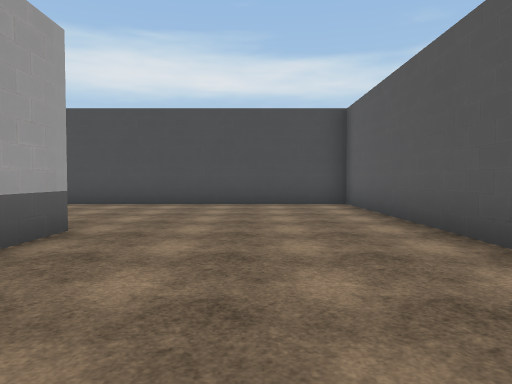
view 1 (above)

19 first-person views from a walk through a scene from a Unity 3-D project. The camera is 1.3 m above the floor, tilts 2° down and sees 70° across. The floor is counted in squares, 2 m on a side. Each view is taken from the middle of a square. On the plan, view 1 faces up. The plan holds only what a view shows up to about 11 squares ahead; the rest is blank. The place goes on beyond the plan. The player is left out. Some surface patterns are stand-ins.

view 2
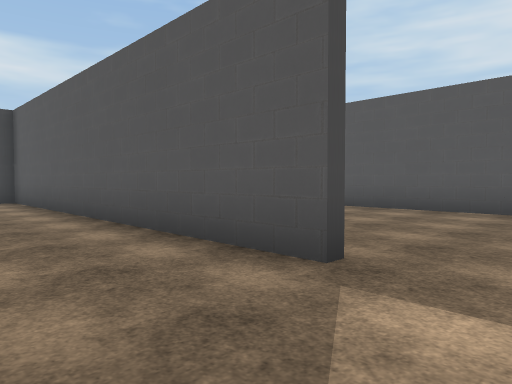

view 3
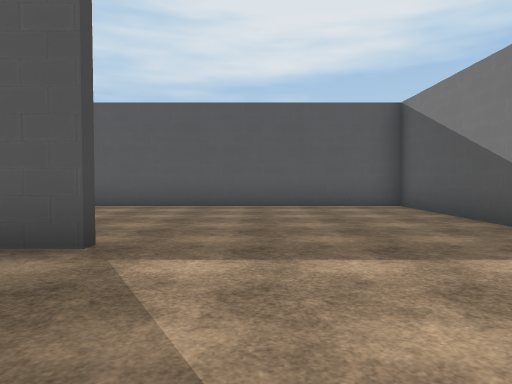

view 4
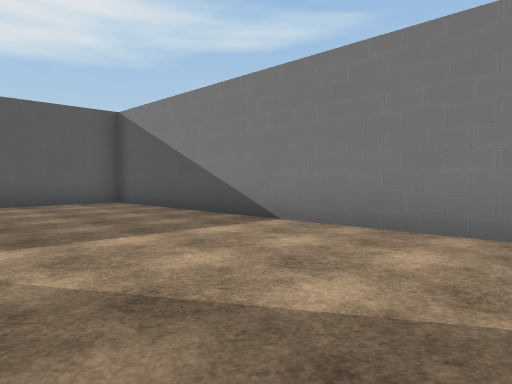

view 5
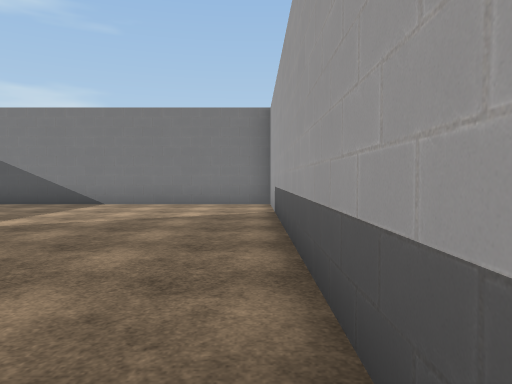

view 6
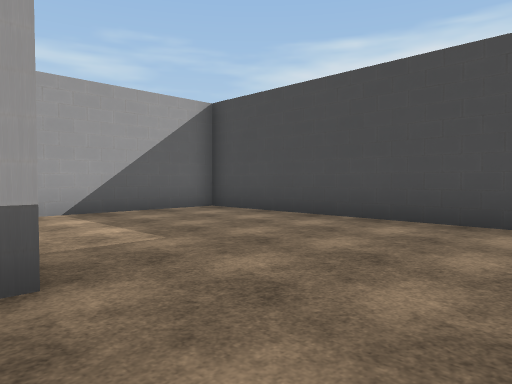

view 7
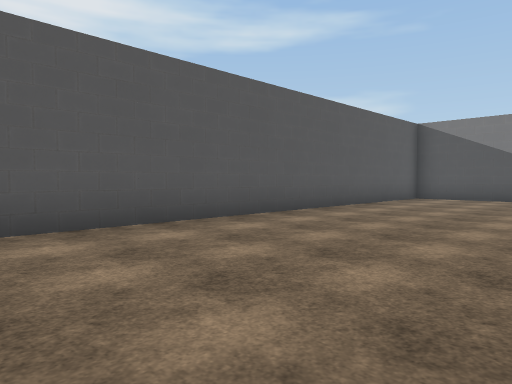

view 8
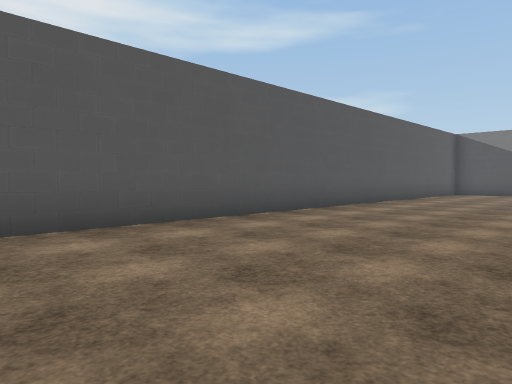

view 9
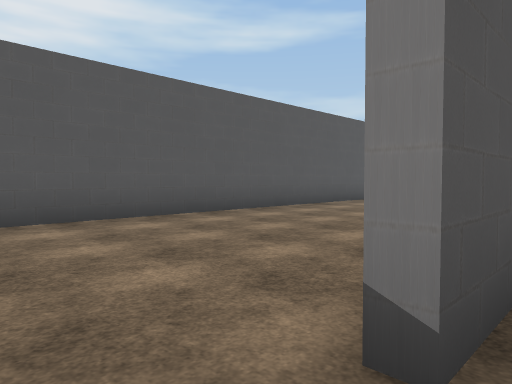

view 10
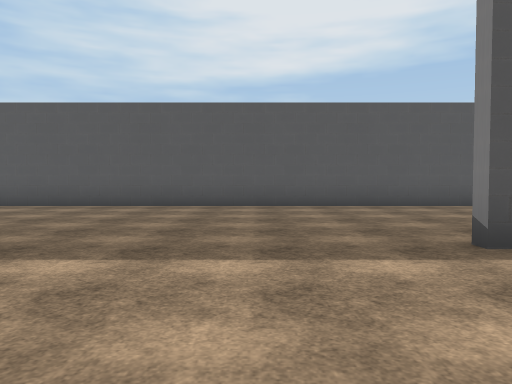

view 11
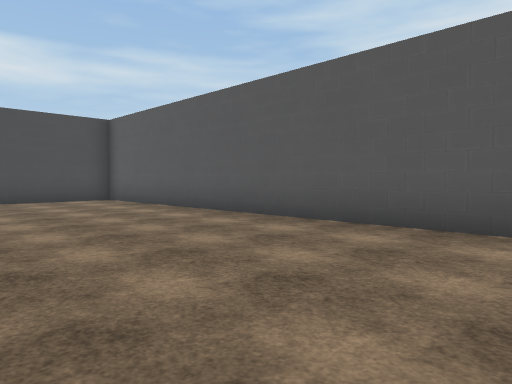

view 12
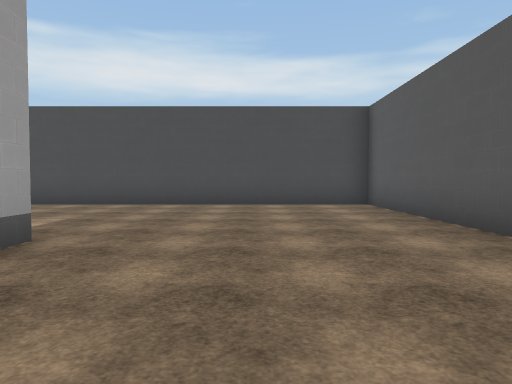

view 13
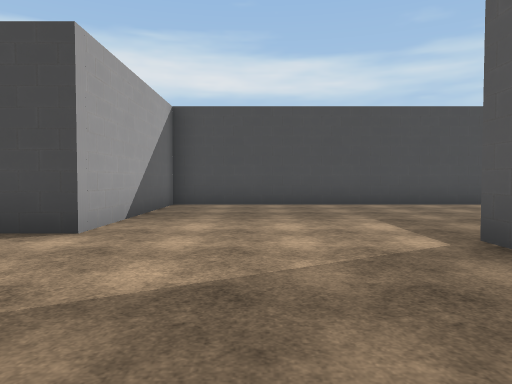

view 14
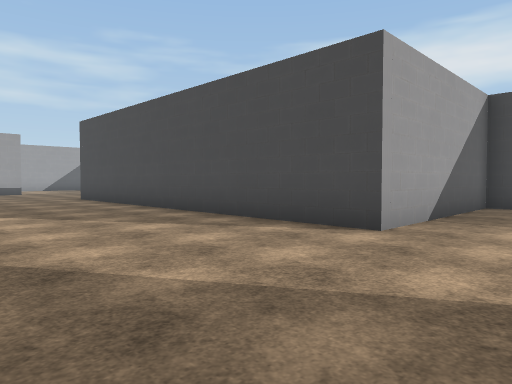

view 15
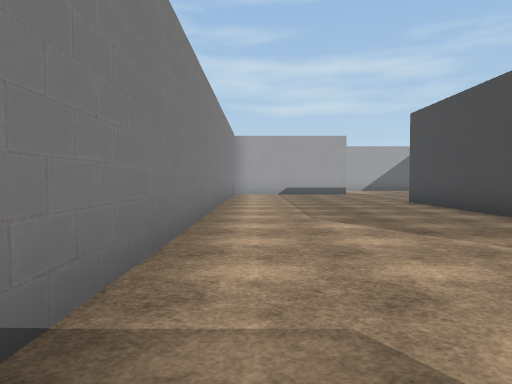

view 16
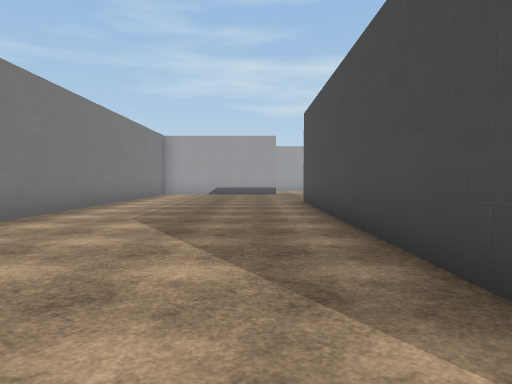

view 17
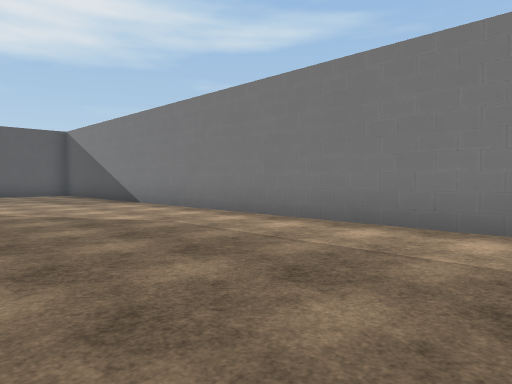

view 18
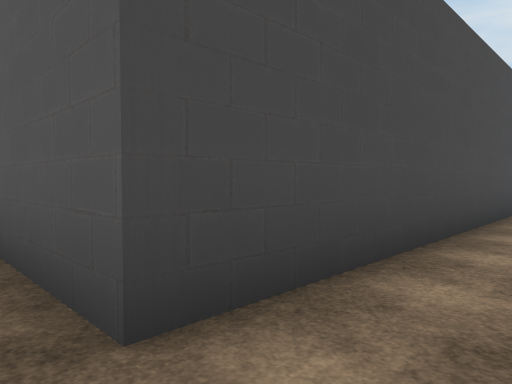

view 19
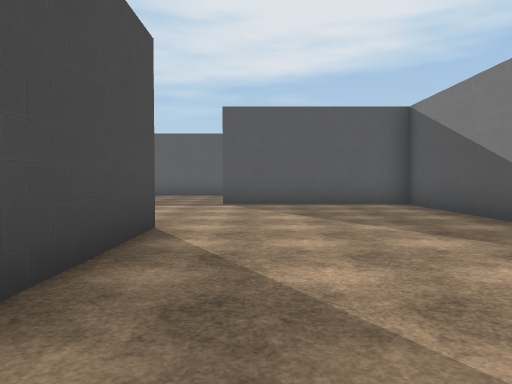

### Floor plan
Points are (right, up) in squares from view 1. A wall is a line through its corners. A room is listed if a view was taken in it or the views show most of it. See-through windows are left out.
Room 1 (views 1, 2, 3, 4, 5, 6, 7, 8, 9, 10, 11, 12, 13, 14, 15, 16, 17, 18, 19)
walls: (2.4, 13.8) (2.4, 14.9); (-2.4, 4.6) (-2.4, -5.1); (2.4, -0.5) (2.4, 9.6) (-7.1, 9.6) (-7.1, 5.8); (2.6, 24.9) (2.6, 24.4); (-13, 20.1) (2.4, 20.1) (2.4, 24.9); (-2.5, -5.5) (7.9, -5.5) (7.9, 30.3) (-2.1, 30.3) (-2.1, 25.4) (-12.4, 25.4) (-12.4, 27.6)

Where each view was taken, in squares from view 1:
view 1: 0 up, 0 right, facing up
view 2: 2 down, 0 right, facing up-right
view 3: 2 down, 1 left, facing right
view 4: 1 down, 2 left, facing down-right
view 5: 4 up, 2 left, facing down
view 6: 4 up, 0 right, facing up-left
view 7: 7 up, 3 right, facing down-right
view 8: 11 up, 3 right, facing down-right
view 9: 16 up, 2 right, facing down-right
view 10: 17 up, 1 left, facing right
view 11: 19 up, 3 right, facing up-right
view 12: 21 up, 5 right, facing up
view 13: 21 up, 0 right, facing up
view 14: 21 up, 0 right, facing up-left
view 15: 21 up, 2 left, facing left
view 16: 24 up, 2 left, facing left
view 17: 25 up, 13 left, facing down-right
view 18: 24 up, 13 left, facing up-right
view 19: 24 up, 7 left, facing right
